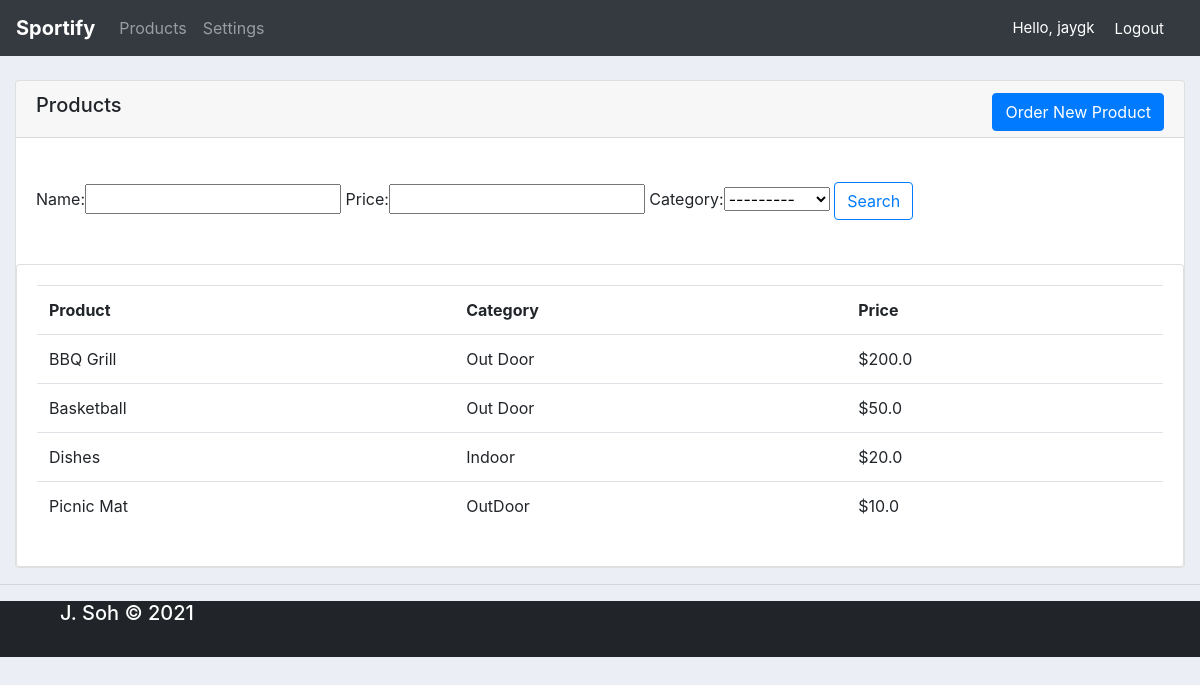
Screenshot of /products/ (signed in) with the database file from the repository.
### accounts/models.py (models this page shows, shortened)
class Product(models.Model):
    CATEGORY = (
            ('Fashion', 'Fashion'),
            ('Sports', 'Sports'),
            ('Furniture', 'Furniture'),
            ('Gardening', 'Gardening'),
            ('Kids', 'Kids'),
            ('Electronics', 'Electronics'),
            )
    name = models.CharField(max_length = 255, null = True)
    price = models.FloatField(null = True)
    category = models.CharField(max_length = 255, null = True, choices = CATEGORY)
    description = models.CharField(max_length = 255, null = True, blank = True)
    data_created = models.DateTimeField(auto_now_add = True, null = True)
    tags = models.ManyToManyField(Tag, null = True)

### accounts/decorators.py (the view)
        def wrapper_func(request, *args, **kwargs):
            group = None
            if request.user.groups.exists():
                group = request.user.groups.all()[0].name
            if group in allowed_roles:
                return view_func(request, *args, **kwargs)
            else:
                return HttpResponse("You are not authorised to view this page")

### accounts/views.py (called while the page is built)
@login_required(login_url = 'accounts:login')
@allowed_users(allowed_roles = ['admin', 'customer'])
def products(request):
    products = Product.objects.all()
    myFilter = ProductFilter(request.GET, queryset=products)
    return render(request, 'accounts/products.html', {'products': products, 'myFilter': myFilter} )

### accounts/templates/accounts/products.html (shortened to what this page needs)
{% extends 'accounts/main.html' %}
{% block content_block %}
<br>
<div class="container-fluid">
  <div class="card">
    <div class = "row">
      <div class = "col-md">
          <div class = "card-header">
            {% if request.user.is_staff %}
            <a class = "btn btn-primary float-right" href="{% url 'accounts:create_product' %}">Create New Product</a>
            {% else %}
            <a class = "btn btn-primary float-right" href="{% url 'accounts:create_order' %}">Order New Product</a>
            {% endif %}
              <h5>Products</h5>
          </div>
          <br>
          <div class="card-body">
            <form method="get">
              {{myFilter.form}}
            <button type="submit" class="btn btn-outline-primary">Search</button>
          </form>
        </div>
      <br>
          <div class="card card-body">
              <table class="table">
                  <tr>
                      <th>Product</th>
                      <th>Category</th>
                      <th>Price</th>
                  </tr>
                  {% for i in products %}
                    <tr>
                      <td>{{i.name}}</td>
                      <td>{{i.category}}</td>
                      <td>${{i.price}}</td>
                    </tr>
                  {% endfor %}
              </table>
          </div>
      </div>
    </div>
  </div>
</div>
{% endblock %}

### accounts/templates/accounts/navbar.html (shortened to what this page needs)
{% load static %}
<nav class="navbar navbar-expand-lg navbar-dark bg-dark">
  <a class="navbar-brand" href="{% url 'accounts:home' %}"><strong>Sportify</strong></a>
  <div class="collapse navbar-collapse" id="navbarNav">
    <ul class="navbar-nav">
      {% if request.user.is_staff %}
      <li class="nav-item active">
        <a class="nav-link" href="{% url 'accounts:home' %}">Dashboard <span class="sr-only">(current)</span></a>
      </li>
      <li class="nav-item">
        <a class="nav-link" href="{% url 'accounts:products'%}">Products</a>
      </li>
      {% else %}
      <li class="nav-item">
        <a class="nav-link" href="{% url 'accounts:products'%}">Products</a>
      </li>
      <li class="nav-item">
        <a class="nav-link" href="{% url 'accounts:account_settings'%}">Settings</a>
      </li>
      {% endif %}
    </ul>
  </div>
  <span class = "hello-msg">Hello, {{request.user}}</span>
  <span><a class = "hello-msg" href="{% url 'accounts:logout'%}">Logout</a></span>
</nav>

### static/css/main.css (style rules this page uses)
body { background-color: #ebeff5; }

### accounts/templates/accounts/navbar.html (style rules this page uses)
.hello-msg { font-size: 15px; color: #fff; margin-right: 20px; }

### rows the page displays
Product: name "BBQ Grill", category "Out Door", price "200.0"
Product: name "Basketball", category "Out Door", price "50.0"
Product: name "Dishes", category "Indoor", price "20.0"
Product: name "Picnic Mat", category "OutDoor", price "10.0"

### other values shown
{{ request.user }} "jaygk"
